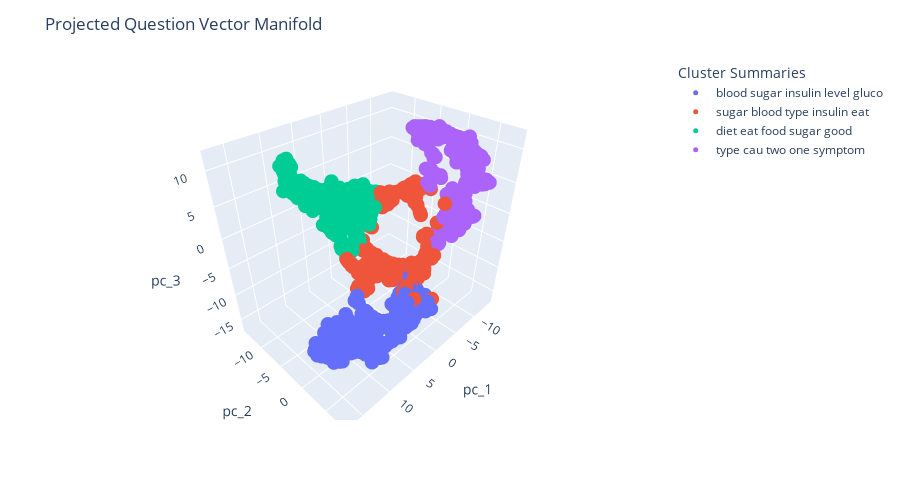

Notebook source saved alongside this figure:
### Code cell
fig = px.scatter_3d(
    df, x='pc_1', y='pc_2', z='pc_3', color='summary', 
    hover_data=['summary', 'sentence'])
fig.update_traces(marker_size=5)
fig.update_layout(
    title='Projected Question Vector Manifold',
    legend={'title': 'Cluster Summaries', 'itemclick': 'toggleothers'},
    height=500,
)
fig.show()

### Figure 1 — Plotly figure (JSON) as saved in the notebook; plotly's stock layout.template omitted (floating-point values rounded to 4 significant figures; data arrays with more than 128 entries replaced by an {"elided": "..."} marker saying what was removed)
{"data": [{"customdata": {"elided": "274x2 str values"}, "hovertemplate": "summary=%{customdata[0]}<br>pc_1=%{x}<br>pc_2=%{y}<br>pc_3=%{z}<br>sentence=%{customdata[1]}<extra></extra>", "legendgroup": "blood sugar insulin level gluco", "marker": {"color": "#636efa", "size": 5, "symbol": "circle"}, "mode": "markers", "name": "blood sugar insulin level gluco", "scene": "scene", "showlegend": true, "type": "scatter3d", "x": {"elided": "274 float values"}, "y": {"elided": "274 float values"}, "z": {"elided": "274 float values"}}, {"customdata": {"elided": "167x2 str values"}, "hovertemplate": "summary=%{customdata[0]}<br>pc_1=%{x}<br>pc_2=%{y}<br>pc_3=%{z}<br>sentence=%{customdata[1]}<extra></extra>", "legendgroup": "sugar blood type insulin eat", "marker": {"color": "#EF553B", "size": 5, "symbol": "circle"}, "mode": "markers", "name": "sugar blood type insulin eat", "scene": "scene", "showlegend": true, "type": "scatter3d", "x": {"elided": "167 float values"}, "y": {"elided": "167 float values"}, "z": {"elided": "167 float values"}}, {"customdata": {"elided": "268x2 str values"}, "hovertemplate": "summary=%{customdata[0]}<br>pc_1=%{x}<br>pc_2=%{y}<br>pc_3=%{z}<br>sentence=%{customdata[1]}<extra></extra>", "legendgroup": "diet eat food sugar good", "marker": {"color": "#00cc96", "size": 5, "symbol": "circle"}, "mode": "markers", "name": "diet eat food sugar good", "scene": "scene", "showlegend": true, "type": "scatter3d", "x": {"elided": "268 float values"}, "y": {"elided": "268 float values"}, "z": {"elided": "268 float values"}}, {"customdata": {"elided": "315x2 str values"}, "hovertemplate": "summary=%{customdata[0]}<br>pc_1=%{x}<br>pc_2=%{y}<br>pc_3=%{z}<br>sentence=%{customdata[1]}<extra></extra>", "legendgroup": "type cau two one symptom", "marker": {"color": "#ab63fa", "size": 5, "symbol": "circle"}, "mode": "markers", "name": "type cau two one symptom", "scene": "scene", "showlegend": true, "type": "scatter3d", "x": {"elided": "315 float values"}, "y": {"elided": "315 float values"}, "z": {"elided": "315 float values"}}], "layout": {"height": 500, "legend": {"itemclick": "toggleothers", "title": {"text": "Cluster Summaries"}, "tracegroupgap": 0}, "margin": {"t": 60}, "scene": {"domain": {"x": [0, 1], "y": [0, 1]}, "xaxis": {"title": {"text": "pc_1"}}, "yaxis": {"title": {"text": "pc_2"}}, "zaxis": {"title": {"text": "pc_3"}}}, "title": {"text": "Projected Question Vector Manifold"}}}
